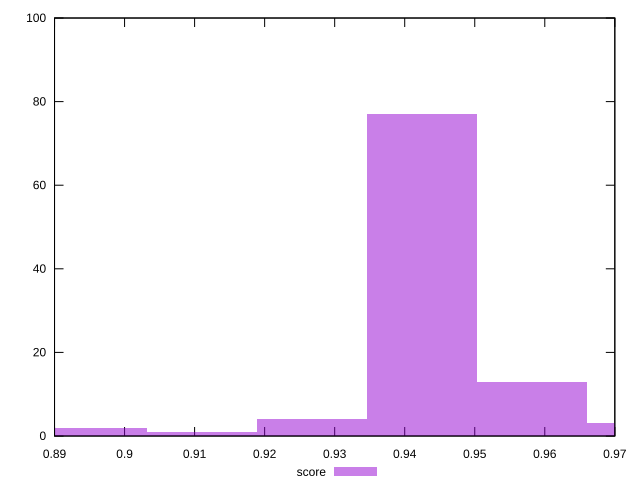

This figure's gnuplot source:
reset

$score <<EOF
0.9424973530878681 77
0.9582056423059993 13
0.9267890638697369 4
0.9739139315241304 3
0.8953724854334747 2
0.9110807746516059 1
EOF

set key outside below
set boxwidth 0.015708289218131135
set xrange [0.89:0.97]
set yrange [0:100]
set trange [0:100]
set style fill transparent solid 0.5 noborder
set terminal svg size 640, 490 enhanced background rgb 'white'
set output "report_00009_2021-02-08T22-37-41.559Z/mainthread-work-breakdown/samples/pages+cached+noadtech/score/histogram.svg"

plot $score title "score" with boxes

reset
